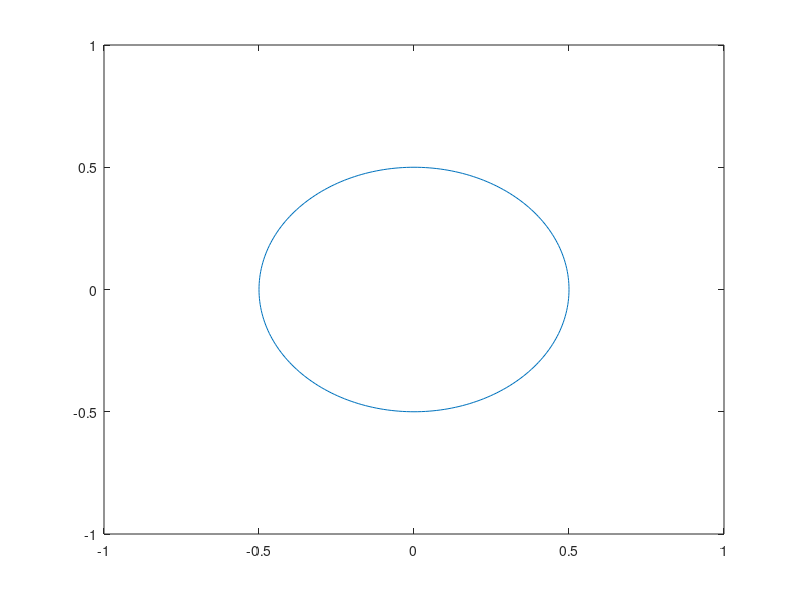

This figure's MATLAB source:
clear all
close all
clc

Vf = fopen('cylinder.run','w');

R=0.5;
n=256+1;
theta=2*pi/(n-1);
xs0=zeros(n,1);
ys0=zeros(n,1);
curv=zeros(n,1);

for i=1:n
    xs0(i)=cos((i-1)*theta)*R;
    ys0(i)=sin((i-1)*theta)*R;
    curv(i)=1/R;
end

plot(xs0,ys0);
axis([-1 1 -1 1]);
fprintf(Vf,'xs0\t ys0\t curv\t \n');
for i=1:n
    fprintf(Vf,'%16.12f %16.12f %16.12f \n',xs0(i),ys0(i),curv(i));
end

fclose(Vf);